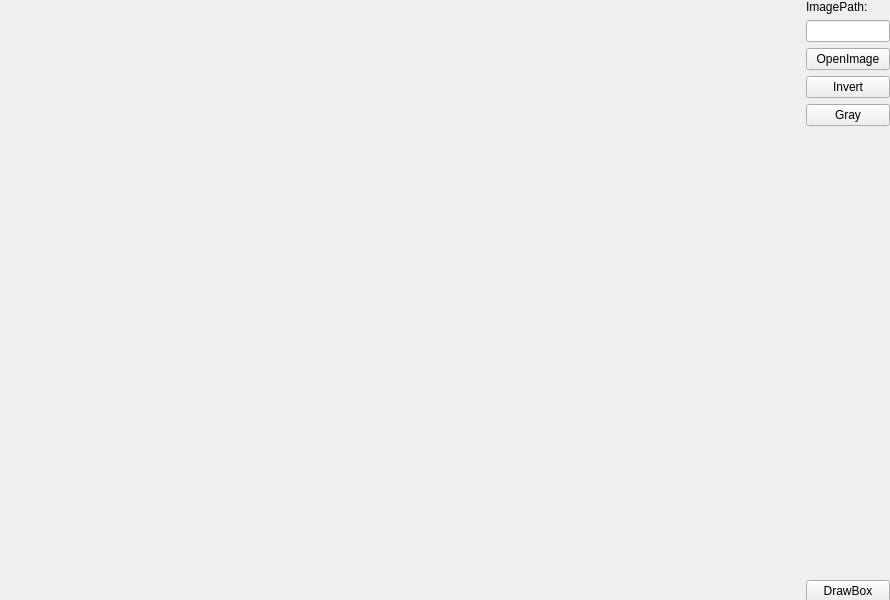
<?xml version="1.0" encoding="UTF-8"?>
<ui version="4.0">
 <class>MainWidget</class>
 <widget class="QWidget" name="MainWidget">
  <property name="geometry">
   <rect>
    <x>0</x>
    <y>0</y>
    <width>890</width>
    <height>600</height>
   </rect>
  </property>
  <property name="windowTitle">
   <string>MainWindow</string>
  </property>
  <widget class="QWidget" name="centralwidget" native="true">
   <property name="geometry">
    <rect>
     <x>0</x>
     <y>0</y>
     <width>890</width>
     <height>602</height>
    </rect>
   </property>
   <widget class="QWidget" name="horizontalLayoutWidget">
    <property name="geometry">
     <rect>
      <x>0</x>
      <y>0</y>
      <width>890</width>
      <height>602</height>
     </rect>
    </property>
    <layout class="QHBoxLayout" name="horizontalLayout">
     <item>
      <widget class="QWidget" name="w_glwindow" native="true">
       <property name="minimumSize">
        <size>
         <width>800</width>
         <height>600</height>
        </size>
       </property>
      </widget>
     </item>
     <item>
      <layout class="QVBoxLayout" name="verticalLayout">
       <item>
        <widget class="QLabel" name="label">
         <property name="text">
          <string>ImagePath:</string>
         </property>
        </widget>
       </item>
       <item>
        <widget class="QLineEdit" name="leImagePath"/>
       </item>
       <item>
        <widget class="QPushButton" name="pbOpenImage">
         <property name="minimumSize">
          <size>
           <width>80</width>
           <height>0</height>
          </size>
         </property>
         <property name="text">
          <string>OpenImage</string>
         </property>
        </widget>
       </item>
       <item>
        <widget class="QPushButton" name="pbInvertColor">
         <property name="text">
          <string>Invert</string>
         </property>
        </widget>
       </item>
       <item>
        <widget class="QPushButton" name="pbGrayColor">
         <property name="text">
          <string>Gray</string>
         </property>
        </widget>
       </item>
       <item>
        <layout class="QVBoxLayout" name="verticalLayout_2">
         <item>
          <spacer name="verticalSpacer">
           <property name="orientation">
            <enum>Qt::Vertical</enum>
           </property>
           <property name="sizeHint" stdset="0">
            <size>
             <width>20</width>
             <height>40</height>
            </size>
           </property>
          </spacer>
         </item>
         <item>
          <widget class="QPushButton" name="pushButton_4">
           <property name="text">
            <string>DrawBox</string>
           </property>
          </widget>
         </item>
        </layout>
       </item>
      </layout>
     </item>
    </layout>
   </widget>
  </widget>
 </widget>
 <resources/>
 <connections/>
</ui>
